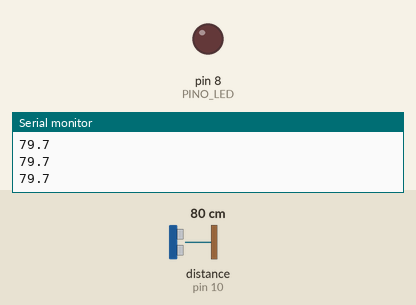
Recording of a sketch running on a simulated Arduino Uno, built with avr-gcc and run on an emulated ATmega328P. On the bench: output pins drawn as LEDs (lit = HIGH), the last lines printed to the serial monitor. Wiring (from diagram.json): ultrasonic range finder: trigger pin 9; echo pin 10. Inputs (shaded band) come from the test bench; at power-on: distance to the obstacle (sensor on pin 10) 80 cm. The echo pulse lasts 58.3 µs per cm; pins used as bus, display or sensor lines are not drawn.

Above: at 1.2 s.
1.3 s: distance to the obstacle (sensor on pin 10) set to 23 cm
2.8 s: distance to the obstacle (sensor on pin 10) set to 19 cm
At 3.4 s:
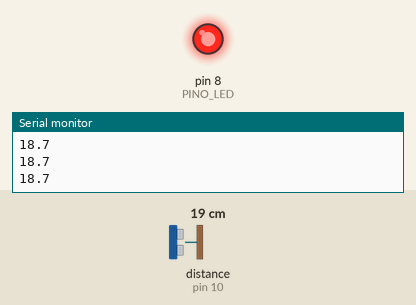
4.3 s: distance to the obstacle (sensor on pin 10) set to 35 cm
At 5.5 s:
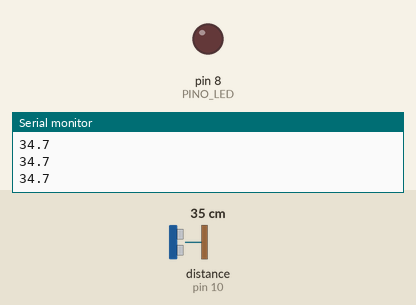
5.8 s: distance to the obstacle (sensor on pin 10) set to 2 cm
At 7.1 s:
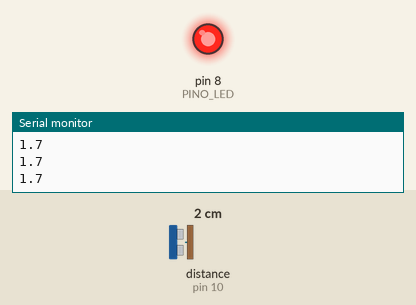
Timing chart, 0 to 8.3 s (numbered marks = the images above; inputs shaded):
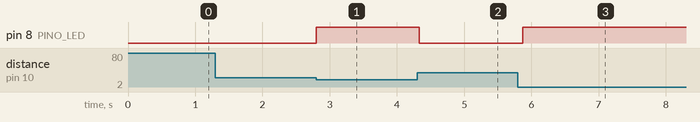

The sketch:

aula20_nivel2.ino
```cpp
// Aula 20 – Nível 2: Alarme de aproximação
// Acende o LED quando algo chega a menos de 20 cm
#include <Arduino.h>                    // funções do Arduino (pinMode, digitalWrite, delay...)
#define TRIG 9                          // TRIG do HC-SR04 no pino 9
#define ECHO 10                         // ECHO do HC-SR04 no pino 10
#define PINO_LED 8                      // LED no pino 8

void setup() {                          // roda uma vez, quando a placa liga
  pinMode(TRIG, OUTPUT);                // TRIG como saída
  pinMode(ECHO, INPUT);                 // ECHO como entrada
  pinMode(PINO_LED, OUTPUT);            // PINO_LED como saída
  Serial.begin(9600);                   // abre o Monitor Serial a 9600 baud
}

void loop() {                           // repete para sempre
  digitalWrite(TRIG, LOW);  delayMicroseconds(2);   // garante o TRIG em nível baixo
  digitalWrite(TRIG, HIGH); delayMicroseconds(10);   // pulso de 10 µs dispara a medição
  digitalWrite(TRIG, LOW);              // fim do pulso
  float cm = pulseIn(ECHO, HIGH) * 0.0343 / 2;   // tempo de eco → distância em cm
  digitalWrite(PINO_LED, cm < 20);      // PINO_LED recebe cm < 20 (verdadeiro acende, falso apaga)
  Serial.println(cm, 1);                // envia cm ao Monitor Serial e quebra a linha
  delay(100);                           // espera 100 ms
}
```

Measured:
- the behaviour switches between 21 and 20 cm on distance to the obstacle (sensor on pin 10) (found by bisection; images 0 and 1)
- after the input at 2.8 s, pin 8 (PINO_LED): LOW → HIGH at once
- after the input at 4.3 s, pin 8 (PINO_LED): HIGH → LOW at once
- after the input at 5.8 s, pin 8 (PINO_LED): LOW → HIGH after 0.07 s
